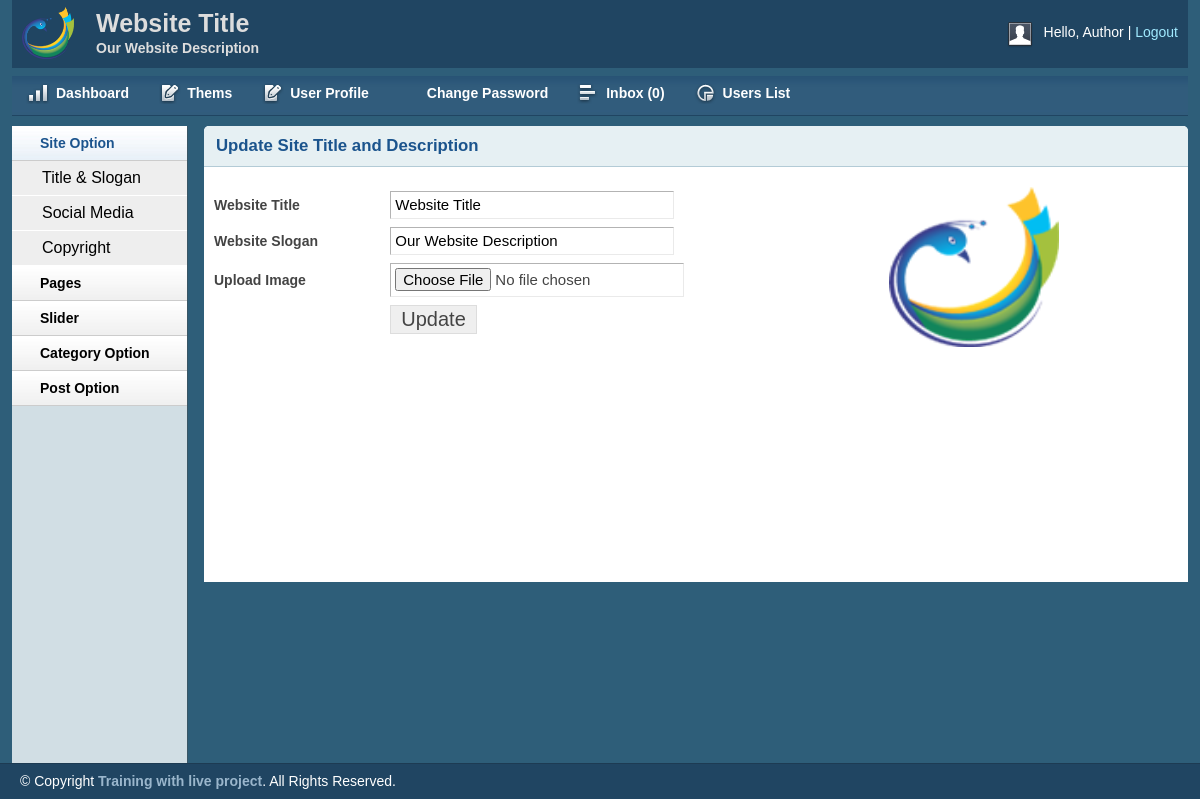
Page /admin/titleslogan.php (signed in) on the committed database.
### tables this page shows
CREATE TABLE `tbl_slogan` (
  `id` int(11) NOT NULL,
  `title` varchar(255) NOT NULL,
  `slogan` varchar(255) NOT NULL,
  `logo` varchar(255) NOT NULL
);

### lib/Database.php (called while the page is built, shortened)
<?php
Class Database{
	public $host   = DB_HOST;
	public $user   = DB_USER;
	public $pass   = DB_PASS;
	public $dbname = DB_NAME;
	public $link;
	private function connectDB(){
	$this->link = new mysqli($this->host, $this->user, $this->pass, $this->dbname);
 }
	public function select($query){
		$result = $this->link->query($query) or die($this->link->error.__LINE__);
		if($result->num_rows > 0){
			return $result;
		} else {
			return false;
		}
	}
}

### lib/Session.php (called while the page is built, shortened)
<?php
class Session{
 public static function get($key){
  if (isset($_SESSION[$key])) {
   return $_SESSION[$key];
  } else {
   return false;
  }
 }
}
?>

### admin/titleslogan.php (the view, shortened to what this page needs)
<?php include "inc/header.php"; ?>
<?php include "inc/sitbar.php"; ?>
    <div class="grid_10">
        <div class="box round first grid">
            <h2>Update Site Title and Description</h2>
            <?php
                $query = "select * from tbl_slogan where id = '1'";
                $title_slogan = $db->select($query);
                if ($title_slogan) {
                   while ($result = $title_slogan->fetch_assoc()) {
             ?>
            <div class="block sloginblock">
            <div class="left-side">
             <form action="" method="post" enctype="multipart/form-data">
                <table class="form">
                    <tr>
                        <td>
                            <label>Website Title</label>
                        </td>
                        <td>
                            <input type="text" value="<?php echo $result['title']; ?>"  name="title" class="medium" />
                        </td>
                    </tr>
		 <tr>
                        <td>
                            <label>Website Slogan</label>
                        </td>
                        <td>
                            <input type="text" value="<?php echo $result['slogan']; ?>" name="slogan" class="medium" />
                        </td>
                    </tr>
		<tr>
                        <td>
                            <label>Upload Image</label>
                        </td>
                        <td>
                            <input type="file" name="logo" />
                        </td>
                    </tr>
		 <tr>
                        <td>
                        </td>
                        <td>
                            <input type="submit" name="submit" Value="Update" />
                        </td>
                    </tr>
                </table>
                </form>
                </div>
                <div class="right-side">
                    <img src="<?php echo $result['logo']; ?>" alt="logo">
                </div>
            </div>
        <?php } } ?>
        </div>
    </div>
<?php include "inc/footer.php"; ?>

### admin/inc/header.php (shortened to what this page needs)
<?php
    include "../lib/Session.php";
?>
<?php include "../lib/Database.php";?>
<?php
    $db = new Database();
?>
<!DOCTYPE html>
<html>
<head>
    <link rel="stylesheet" type="text/css" href="css/reset.css" media="screen" />
    <link rel="stylesheet" type="text/css" href="css/text.css" media="screen" />
    <link rel="stylesheet" type="text/css" href="css/grid.css" media="screen" />
    <link rel="stylesheet" type="text/css" href="css/layout.css" media="screen" />
    <link rel="stylesheet" type="text/css" href="css/nav.css" media="screen" />
    <link href="css/table/demo_page.css" rel="stylesheet" type="text/css" />
</head>
<body>
    <div class="container_12">
        <div class="grid_12 header-repeat">
            <div id="branding">
                <?php
                $query = "select * from tbl_slogan where id = '1'";
                    $blog_slogan = $db->select($query);
                    if ($blog_slogan) {
                       while ($result = $blog_slogan->fetch_assoc()) {
                 ?>
                <div class="floatleft logo">
                    <img src="<?php echo $result['logo']; ?>" alt="Logo"/>
                </div>
				<div class="floatleft middle">
					<h1><?php echo $result['title']; ?></h1>
					<p><?php echo $result['slogan']; ?></p>
				</div>
                <?php }} ?>
                <div class="floatright">
                    <div class="floatleft">
                        <img src="img/img-profile.jpg" alt="Profile Pic" /></div>
                    <div class="floatleft marginleft10">
                        <ul class="inline-ul floatleft">
                            <li>Hello, <?php echo Session::get('username'); ?></li>
                            <li><a href="?action=logout">Logout</a></li>
                        </ul>
                    </div>
                </div>
            </div>
        </div>
        <div class="grid_12">
            <ul class="nav main">
                <li class="ic-dashboard"><a href="index.php"><span>Dashboard</span></a> </li>
                <li class="ic-form-style"><a href="thems.php"><span>Thems</span></a></li>
                <li class="ic-form-style"><a href="profile.php"><span>User Profile</span></a></li>
				<li class="ic-typography"><a href="changepassword.php"><span>Change Password</span></a></li>
				<li class="ic-grid-tables"><a href="inbox.php"><span>Inbox
                <?php
                    $query ="select * from tbl_contact where status ='0' order by id desc";
                    $contmsg = $db->select($query);
                    if ($contmsg) {
                        $count = mysqli_num_rows($contmsg);
                        echo "($count)";
                    }else{
                        echo "(0)";
                    }
                 ?>
                </span></a></li>
                <li class="ic-charts"><a href="userlist.php"><span>Users List</span></a></li>
            </ul>
        </div>

### admin/css/layout.css (style rules this page uses)
body { background: #fff none repeat scroll 0 0; color: #444; font-size: 14px; padding: 0; }
.floatleft { float:left; }
.logo img { margin-top: -15px; width: 52px; }
.middle { margin-left: 22px; margin-top: -14px; }
.middle h1 { color:#ddd;margin:0 }
.middle p { color: #ddd; margin: 0; font-weight: bold; }
.floatright { float:right; }
.inline-ul li { display:inline; color:#fff; }
.marginleft10 { margin-left:10px; }
a { color: #000; font-weight:bold; text-decoration: none; }
.container_12, .container_16 { background:#2E5E79; }
h1, h2, h3, h4, h5, h6 { line-height:1.2em; margin-bottom:.3em; }
h2 { margin-top:1em; }
#branding { font-weight: normal; margin-bottom: 0; padding: 22px 10px 3px; text-align: left; }
.header-repeat { background:url(../img/header-repeat.jpg) repeat-x; }
#branding a { color:#A1EAFF; font-weight:normal; }
#branding a:before { content:" | "; color:#fff; }
#branding ul, #branding ul li { margin:0px; padding:0px; }
#branding li { padding:0px 0px 0px 0px !important; }
.box { background:#fff; margin-bottom:20px; padding:10px 10px 10px 10px; margin-left:-8px; }
.box.grid { padding-bottom:40px; }
.box.round { -moz-border-radius: 5px 5px 0px 0px; -webkit-border-radius: 5px 5px 0px 0px; border-radius: 5px 5px 0px 0px; }
.box h2 { font-size:1.2em; font-weight:bold; color:#1B548D; background:#E6F0F3; margin:-10px -10px 0 -10px; padding:10px 12px; border-bottom:1px solid #B3CBD6; -moz-border-radius: 5px 5px 0px 0px; -webkit-border-radius: 5px 5px 0px 0px; border-radius: 5px 5px 0px 0px; }
.box.first { min-height: 406px; }
.block { padding-top:20px; }
p { margin-bottom:1em; }
ul, ol { padding-top:0; }
table.form { width:100%; }
table.form td { padding:4px 0px; }
table.form label { font-weight:bold; }
table.form input, table.form select { font-size: 15px; padding: 4px 4px 5px 4px; border-top: 1px solid #b3b3b3; border-left: 1px solid #b3b3b3; border-right: 1px solid #eaeaea; border-bottom: 1px solid #eaeaea; }
table.form input[type="submit"] { border: 1px solid #ddd; color: #444; cursor: pointer; font-size: 20px; padding: 2px 10px; }
input.medium { width: 55%; }
.block { padding-bottom:1px; }

### admin/titleslogan.php (style rules this page uses)
.left-side { float: left; width: 70%; }
.right-side { float: left; width: 20%; }
.right-side img { height: 160px; width: 170px; }

### rows in the picture
tbl_slogan: logo (picture), title "Website Title", slogan "Our Website Description"

### other values in the picture
Session::get('username') "Author"
